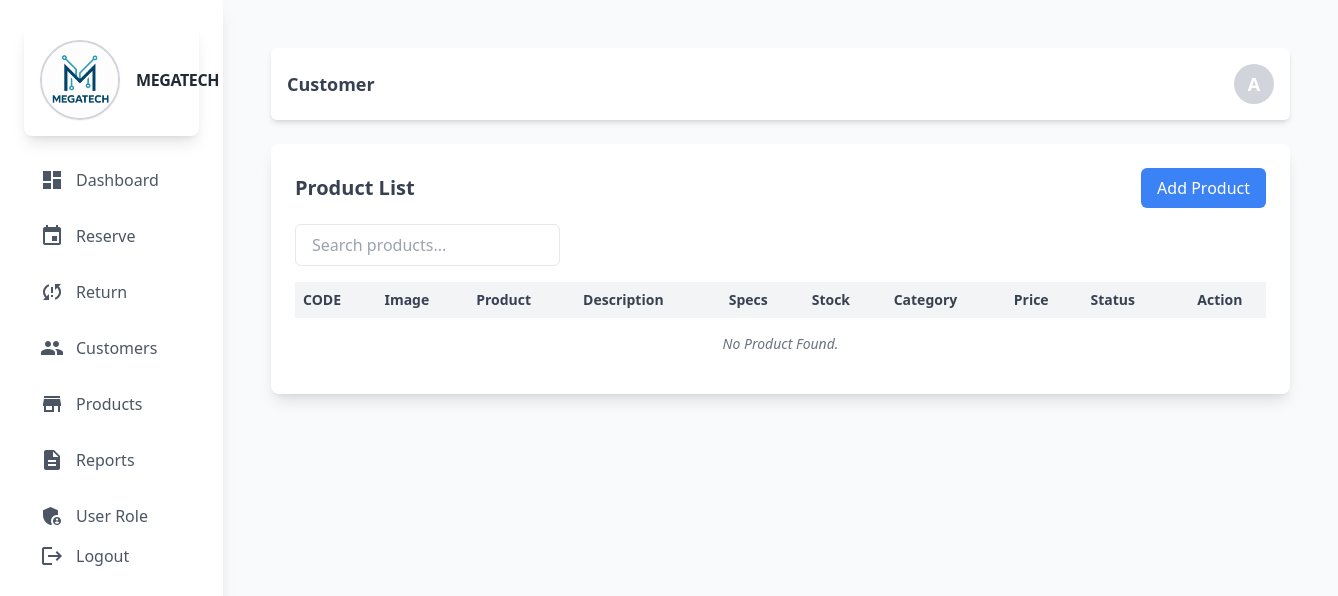
The page /admin/product.php (signed in) on the database as committed earlier.
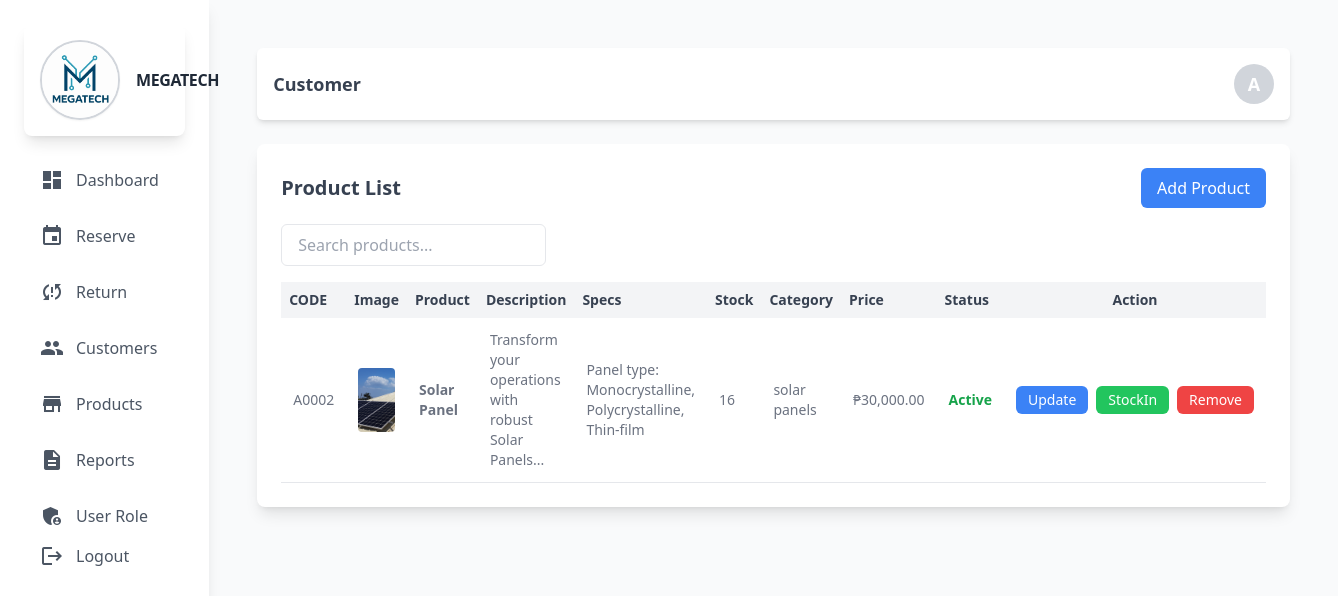
The same page on the database as committed later.
### tables this page shows
CREATE TABLE `product` (
  `prod_id` int(11) NOT NULL,
  `prod_code` varchar(60) NOT NULL,
  `prod_name` varchar(60) NOT NULL,
  `prod_description` text NOT NULL,
  `prod_specs` longtext NOT NULL CHECK (json_valid(`prod_specs`)),
  `prod_stocks` int(11) NOT NULL,
  `prod_category_id` int(11) NOT NULL,
  `prod_price` decimal(10,2) NOT NULL,
  `prod_critical` int(11) NOT NULL,
  `prod_status` int(11) NOT NULL COMMENT '0=unactive,1=active',
  `prod_image` varchar(255) NOT NULL,
  `prod_added` datetime NOT NULL
);

CREATE TABLE `category` (
  `category_id` int(11) NOT NULL,
  `category_name` varchar(60) NOT NULL,
  `category_description` text DEFAULT NULL,
  `status` int(11) NOT NULL DEFAULT 1 COMMENT '0=InActive 1=Active'
);

### admin/backend/db.php (called while the page is built, shortened)
<?php
class db_connect
{
    public $host = db_host;
    public $user = db_user;
    public $pass = db_pass;
    public $name = db_name;
    public function connect()
    {
        try {
            $this->conn = new mysqli($this->host, $this->user, $this->pass, $this->name);
        } catch (\Throwable $th) {
            header("Location:setup.php");
        }
    }
}

### admin/backend/class.php (called while the page is built, shortened)
<?php
include ('db.php');
class global_class extends db_connect
{
public function fetch_all_product(){
        $query = $this->conn->prepare("SELECT *
        FROM `product`
        LEFT JOIN category
        ON product.prod_category_id = category.category_id
        where prod_status='1'
        ");
        if ($query->execute()) {
            $result = $query->get_result();
            return $result;
        }
    }
}
?>

### admin/product.php (the view, shortened to what this page needs)
<?php
include "components/header.php";
?>
<div class="flex justify-between items-center bg-white p-4 mb-6 rounded-md shadow-md">
    <h2 class="text-lg font-semibold text-gray-700">Customer</h2>
    <div class="w-10 h-10 bg-gray-300 rounded-full flex items-center justify-center text-lg font-bold text-white">
        <?php echo substr(ucfirst($_SESSION['admin_username']), 0, 1); ?>
    </div>
</div>
<div class="bg-white rounded-lg shadow-lg p-6">
    <div class="flex justify-between items-center mb-4">
        <h3 class="text-xl font-semibold text-gray-700">Product List</h3>
        <button id="addProductButton" class="px-4 py-2 bg-blue-500 text-white rounded-md hover:bg-blue-600 focus:outline-none focus:ring-2 focus:ring-blue-500 focus:ring-opacity-50">
            Add Product
        </button>
    </div>
    <div class="mb-4">
        <input
            type="text"
            id="searchInput"
            class="w-50 px-4 py-2 border rounded-md text-gray-700 focus:outline-none focus:ring-2 focus:ring-blue-500"
            placeholder="Search products..."
        />
    </div>
    <div class="overflow-x-auto">
        <table id="userTable" class="display table-auto w-full text-sm text-left text-gray-500 dark:text-gray-400">
            <thead class="bg-gray-100 text-gray-700">
                <tr>
                    <th class="p-2">CODE</th>
                    <th class="p-2">Image</th>
                    <th class="p-2">Product</th>
                    <th class="p-2">Description</th>
                    <th class="p-2">Specs</th>
                    <th class="p-2">Stock</th>
                    <th class="p-2">Category</th>
                    <th class="p-2">Price</th>
                    <th class="p-2">Status</th>
                    <th class="p-2 text-center">Action</th>
                </tr>
            </thead>
            <tbody>
                <?php include "backend/end-points/product_list.php" ?>
            </tbody>
        </table>
    </div>
</div>
<?php include "components/footer.php";?>

### admin/components/header.php (shortened to what this page needs)
<?php
include('backend/class.php');
$db = new global_class();
?>
<!DOCTYPE html>
<html lang="en">
<head>
  <script src="https://cdn.tailwindcss.com"></script>
  <link rel="stylesheet" href="https://cdnjs.cloudflare.com/ajax/libs/AlertifyJS/1.13.1/css/alertify.css" />
</head>
<body class="bg-gray-100 font-sans antialiased">
  <div class="min-h-screen flex flex-col lg:flex-row">
<aside id="sidebar" class="bg-white shadow-lg w-64 lg:w-1/5 xl:w-1/6 p-6 space-y-6 lg:static fixed inset-y-0 left-0 z-50 transform -translate-x-full lg:translate-x-0 transition-transform duration-300 ease-in-out">
  <div class="flex items-center space-x-4 p-4 bg-white rounded-lg shadow-lg hover:shadow-xl transition-shadow duration-300">
  <img src="../assets/logo/logo1.jpg" alt="Mega Tech" class="w-20 h-20 rounded-full border-2 border-gray-300 shadow-sm transform transition-transform duration-300 hover:scale-105">
  <h1 class="text-1xl font-bold text-gray-800 tracking-tight text-left lg:text-left hover:text-indigo-600 transition-colors duration-300">MEGATECH</h1>
</div>
  <nav class="space-y-4 text-left lg:text-left">
      <a href="dashboard" class="flex items-center lg:justify-start space-x-3 text-gray-600 hover:text-blue-500 hover:bg-gray-100 px-4 py-2 rounded-md transition-all duration-300">
          <span class="material-icons">dashboard</span>
          <span>Dashboard</span>
      </a>
     <a href="orderlist" class="flex items-center lg:justify-start space-x-3 text-gray-600 hover:text-blue-500 hover:bg-gray-100 px-4 py-2 rounded-md transition-all duration-300">
        <span class="material-icons">event</span>
        <span>Reserve</span>
    </a>
      <a href="return" class="flex items-center lg:justify-start space-x-3 text-gray-600 hover:text-blue-500 hover:bg-gray-100 px-4 py-2 rounded-md transition-all duration-300">
          <span class="material-icons">sync_problem</span>
          <span>Return</span>
      </a>
      <a href="customer" class="flex items-center lg:justify-start space-x-3 text-gray-600 hover:text-blue-500 hover:bg-gray-100 px-4 py-2 rounded-md transition-all duration-300">
          <span class="material-icons">group</span>
          <span>Customers</span>
      </a>
      <a href="product" class="flex items-center lg:justify-start  space-x-3 text-gray-600 hover:text-blue-500 hover:bg-gray-100 px-4 py-2 rounded-md transition-all duration-300">
          <span class="material-icons">store</span>
          <span>Products</span>
      </a>
      <a href="report" class="flex items-center lg:justify-start  space-x-3 text-gray-600 hover:text-blue-500 hover:bg-gray-100 px-4 py-2 rounded-md transition-all duration-300">
          <span class="material-icons">description</span>
          <span>Reports</span>
      </a>
      <a href="user_role" class="flex items-center lg:justify-start  space-x-3 text-gray-600 hover:text-blue-500 hover:bg-gray-100 px-4 py-2 rounded-md transition-all duration-300">
            <span class="material-icons">admin_panel_settings</span>
          <span>User Role</span>
      </a>
      <a href="logout">
          <button type="submit" class="flex items-center lg:justify-start  space-x-3 text-gray-600 hover:text-red-500 hover:bg-gray-100 px-4 py-2 rounded-md transition-all duration-300">
              <span class="material-icons">logout</span>
              <span>Logout</span>
          </button>
        </a>
  </nav>
</aside>
    <main class="flex-1 bg-gray-50 p-8 lg:p-12">

### admin/backend/end-points/product_list.php
<?php
$fetch_all_product = $db->fetch_all_product();
if ($fetch_all_product->num_rows > 0) {
    foreach ($fetch_all_product as $product):
        $status = ($product['prod_status'] > 0) ? "Active" : "Not Active";
        $image_path = !empty($product['prod_image']) ? "../upload/{$product['prod_image']}" : 'images/default.png';
        $specs_html = '';
        $decoded_specs = [];
        if (!empty($product['prod_specs'])) {
            $decoded_specs = json_decode($product['prod_specs'], true);
            if (is_array($decoded_specs)) {
                foreach ($decoded_specs as $spec) {
                    $spec_name = htmlspecialchars($spec['Specs'] ?? '');
                    $spec_value = htmlspecialchars($spec['value'] ?? '');
                    $specs_html .= "<div><span class='font-medium'>$spec_name:</span> <span>$spec_value</span></div>";
                }
            } else {
                $specs_html = '<span class="text-gray-500 italic">Invalid specs</span>';
            }
        } else {
            $specs_html = '<span class="text-gray-400 italic">No specs</span>';
        }
        $specs_json = htmlspecialchars(json_encode($decoded_specs), ENT_QUOTES, 'UTF-8');
?>
<tr class="border-b">
    <td class="p-3"><?= htmlspecialchars($product['prod_code']) ?></td>
    <td class="p-3">
        <img src="<?= $image_path ?>" alt="<?= htmlspecialchars($product['prod_name']) ?>" class="w-16 h-16 object-cover rounded">
    </td>
    <td class="p-3 font-semibold"><?= htmlspecialchars($product['prod_name']) ?></td>
    <td class="p-3 text-sm">
        <?= strlen($product['prod_description']) > 50 ? htmlspecialchars(substr($product['prod_description'], 0, 50)) . '...' : htmlspecialchars($product['prod_description']) ?>
    </td>
    <td class="p-3 text-sm">
     <div class="space-y-1 max-h-[80px] overflow-y-auto">
            <?= $specs_html ?>
        </div>
    </td>
    <td class="p-3"><?= $product['prod_stocks'] ?></td>
    <td class="p-3"><?= htmlspecialchars($product['category_name']) ?></td>
    <td class="p-3">₱<?= number_format($product['prod_price'], 2) ?></td>
    <td class="p-3">
        <span class="<?= $product['prod_status'] > 0 ? 'text-green-600 font-semibold' : 'text-red-500 italic' ?>">
            <?= $status ?>
        </span>
    </td>
    <td class="p-3 text-center">
        <div class="flex flex-col sm:flex-row justify-center items-center space-y-1 sm:space-y-0 sm:space-x-2">
            <button class="bg-blue-500 text-white py-1 px-3 rounded-md text-sm updateProductToggler"
                data-prod_id="<?= $product['prod_id'] ?>"
                data-prod_code="<?= htmlspecialchars($product['prod_code']) ?>"
                data-prod_name="<?= htmlspecialchars($product['prod_name']) ?>"
                data-prod_price="<?= $product['prod_price'] ?>"
                data-prod_stocks="<?= $product['prod_stocks'] ?>"
                data-prod_category_id="<?= $product['prod_category_id'] ?>"
                data-prod_critical="<?= $product['prod_critical'] ?>"
                data-prod_description="<?= htmlspecialchars($product['prod_description']) ?>"
                data-prod_specs="<?= $specs_json ?>"
            >
                Update
            </button>
            <button class="bg-green-500 text-white py-1 px-3 rounded-md text-sm stockInToggler"
                data-prod_stocks="<?= $product['prod_stocks'] ?>"
                data-prod_id="<?= $product['prod_id'] ?>"
                data-prod_name="<?= htmlspecialchars($product['prod_name']) ?>"
            >
                StockIn
            </button>
            <button class="bg-red-500 text-white py-1 px-3 rounded-md text-sm togglerRemoveProduct"
                data-prod_id="<?= $product['prod_id'] ?>"
                data-prod_name="<?= htmlspecialchars($product['prod_name']) ?>"
            >
                Remove
            </button>
        </div>
    </td>
</tr>
<?php
    endforeach;
} else { ?>
<tr>
    <td colspan="10" class="p-4 text-center text-gray-500 italic">No Product Found.</td>
</tr>
<?php } ?>

### admin/components/footer.php (shortened to what this page needs)
 </main>
</div>
</body>
</html>

Rows that differ between the two databases and show on the page:
added product: prod_code "A0002", prod_image (picture), prod_name "Solar Panel", prod_description "Transform your operations with robust Solar Panels", spec_name "Panel type", spec_value "Monocrystalline, Polycrystalline, Thin-film", prod_stocks "16", category.category_name "solar panels", prod_price "30,000.00", prod_status "Active"
Other text that changed with them:
text no longer shown: "No Product Found."
